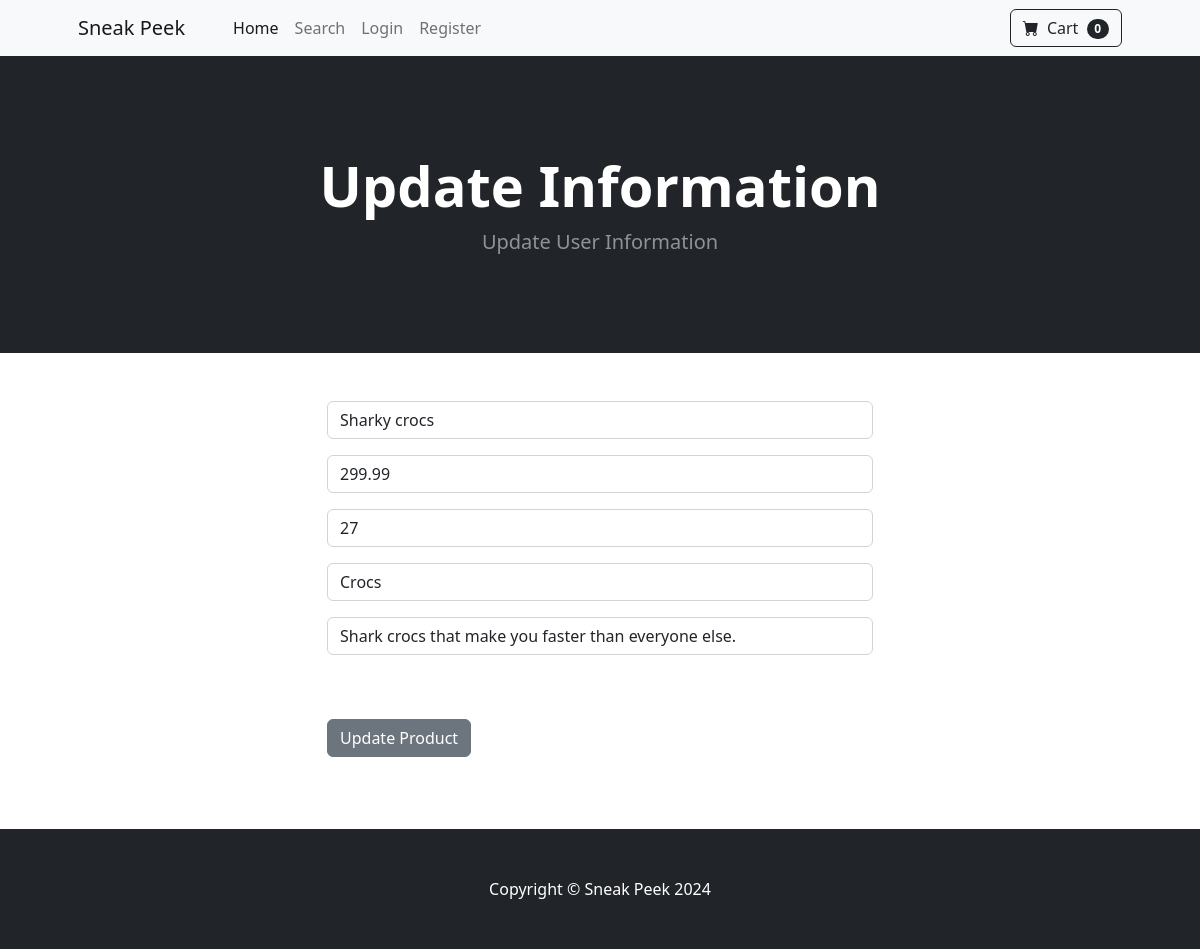
/update_product/14, run on the app's committed database.
### sneakpeek/models.py (models this page shows, shortened)
class Product(models.Model):
    name = models.CharField(max_length=100)
    price = models.DecimalField(default=0, decimal_places=2, max_digits=6)
    quantity = models.IntegerField(default=1)
    category = models.ForeignKey(Category, on_delete=models.CASCADE, default=1)
    seller = models.ForeignKey(User, on_delete=models.CASCADE, default=1)
    brand = models.CharField(max_length=100, null=True)
    description = models.CharField(max_length=250, default='', blank=True, null=True)
    image = models.ImageField(upload_to='uploads/product/')
    approved = models.BooleanField(null=True)

### sneakpeek/views.py (the view)
# urls.py: path('update_product/<int:pk>', views.product_update, name='update_product'),
def product_update(request,pk):
    product= Product.objects.get(pk=pk)
    form = UpdateProductInfoForm(request.POST or None, instance=product)
    if request.method == 'POST':
        if form.is_valid():
            form.save()
            messages.success(request, "Your information has been updated!")
            product.approved = None
            product.save()
    return render(request, "update_product_info.html", {'form':form, 'product':product})

### sneakpeek/forms.py
class UpdateProductInfoForm(forms.ModelForm):
	name = forms.CharField(label = "", widget=forms.TextInput(attrs={'class': 'form-control', 'placeholder':'Name'}), required=False)
	price = forms.DecimalField(label = "", widget=forms.TextInput(attrs={'class': 'form-control', 'placeholder':'Price'}), required=False)
	quantity = forms.IntegerField(label = "", widget=forms.TextInput(attrs={'class': 'form-control', 'placeholder':'Quanity'}), required=False)
	brand = forms.CharField(label = "", widget=forms.TextInput(attrs={'class': 'form-control', 'placeholder':'Brand'}), required=False)
	description = forms.CharField(label = "", widget=forms.TextInput(attrs={'class': 'form-control', 'placeholder':'Description'}), required=False)
	class Meta:
		model = Product
		fields = ('name', 'price', 'quantity', 'brand', 'description')

### cart/cart.py (called while the page is built)
    def __len__(self):
        return len(self.cart)

### cart/context_processors.py (called while the page is built)
def cart(request):
    return {'cart': Cart(request)}

### sneakpeek/templates/update_product_info.html (shortened to what this page needs)
{% extends 'base.html' %}
{% block content %}
        <header class="bg-dark py-5">
            <div class="container px-4 px-lg-5 my-5">
                <div class="text-center text-white">
                    <h1 class="display-4 fw-bolder">Update Information</h1>
                    <p class="lead fw-normal text-white-50 mb-0">Update User Information</p>
                </div>
            </div>
        </header>
        <div class="container">
        	<div class="row">
        			<div class="col-md-6 offset-md-3">
        				<br/><br/>
<form method="POST" action="{% url 'update_product' product.id %}">
    {{ form.as_p }}
    <br/><br/>
    <button type="submit" class="btn btn-secondary">
      Update Product
    </button>
</form>
<br/><br/>
<br/>
        			</div>
        	</div>
        </div>
{% endblock %}

### data on the page
Product: name "Sharky crocs", price "299.99", quantity "27", brand "Crocs", description "Shark crocs that make you faster than everyone else."

### other printed values
{{ cart|length }} "0"
